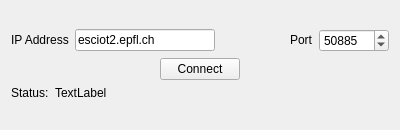
<?xml version="1.0" encoding="UTF-8"?>
<ui version="4.0">
 <class>Form</class>
 <widget class="QWidget" name="Form">
  <property name="geometry">
   <rect>
    <x>0</x>
    <y>0</y>
    <width>400</width>
    <height>130</height>
   </rect>
  </property>
  <property name="sizePolicy">
   <sizepolicy hsizetype="Fixed" vsizetype="Fixed">
    <horstretch>0</horstretch>
    <verstretch>0</verstretch>
   </sizepolicy>
  </property>
  <property name="minimumSize">
   <size>
    <width>400</width>
    <height>130</height>
   </size>
  </property>
  <property name="maximumSize">
   <size>
    <width>400</width>
    <height>130</height>
   </size>
  </property>
  <property name="windowTitle">
   <string>Form</string>
  </property>
  <layout class="QVBoxLayout" name="verticalLayout_2">
   <item>
    <layout class="QVBoxLayout" name="verticalLayout">
     <property name="sizeConstraint">
      <enum>QLayout::SetMinimumSize</enum>
     </property>
     <item>
      <layout class="QHBoxLayout" name="horizontalLayout">
       <property name="sizeConstraint">
        <enum>QLayout::SetFixedSize</enum>
       </property>
       <item>
        <widget class="QLabel" name="label">
         <property name="sizePolicy">
          <sizepolicy hsizetype="Preferred" vsizetype="Fixed">
           <horstretch>0</horstretch>
           <verstretch>0</verstretch>
          </sizepolicy>
         </property>
         <property name="text">
          <string>IP Address</string>
         </property>
        </widget>
       </item>
       <item>
        <widget class="QLineEdit" name="lineEdit_ipAddress">
         <property name="sizePolicy">
          <sizepolicy hsizetype="Fixed" vsizetype="Fixed">
           <horstretch>0</horstretch>
           <verstretch>0</verstretch>
          </sizepolicy>
         </property>
         <property name="minimumSize">
          <size>
           <width>140</width>
           <height>0</height>
          </size>
         </property>
         <property name="text">
          <string>esciot2.epfl.ch</string>
         </property>
        </widget>
       </item>
       <item>
        <spacer name="horizontalSpacer">
         <property name="orientation">
          <enum>Qt::Horizontal</enum>
         </property>
         <property name="sizeHint" stdset="0">
          <size>
           <width>40</width>
           <height>20</height>
          </size>
         </property>
        </spacer>
       </item>
       <item>
        <widget class="QLabel" name="label_3">
         <property name="sizePolicy">
          <sizepolicy hsizetype="Minimum" vsizetype="Fixed">
           <horstretch>0</horstretch>
           <verstretch>0</verstretch>
          </sizepolicy>
         </property>
         <property name="text">
          <string>Port</string>
         </property>
        </widget>
       </item>
       <item>
        <widget class="QSpinBox" name="spinBox_port">
         <property name="sizePolicy">
          <sizepolicy hsizetype="Fixed" vsizetype="Fixed">
           <horstretch>0</horstretch>
           <verstretch>0</verstretch>
          </sizepolicy>
         </property>
         <property name="minimumSize">
          <size>
           <width>70</width>
           <height>0</height>
          </size>
         </property>
         <property name="minimum">
          <number>1</number>
         </property>
         <property name="maximum">
          <number>65536</number>
         </property>
         <property name="value">
          <number>50885</number>
         </property>
        </widget>
       </item>
      </layout>
     </item>
     <item alignment="Qt::AlignHCenter">
      <widget class="QPushButton" name="pushButton_Connect">
       <property name="text">
        <string>Connect</string>
       </property>
      </widget>
     </item>
     <item>
      <layout class="QHBoxLayout" name="horizontalLayout_2">
       <property name="sizeConstraint">
        <enum>QLayout::SetFixedSize</enum>
       </property>
       <property name="topMargin">
        <number>0</number>
       </property>
       <item>
        <widget class="QLabel" name="label_2">
         <property name="sizePolicy">
          <sizepolicy hsizetype="Minimum" vsizetype="Fixed">
           <horstretch>0</horstretch>
           <verstretch>0</verstretch>
          </sizepolicy>
         </property>
         <property name="text">
          <string>Status:</string>
         </property>
        </widget>
       </item>
       <item>
        <widget class="QLabel" name="label_Status">
         <property name="sizePolicy">
          <sizepolicy hsizetype="Expanding" vsizetype="Fixed">
           <horstretch>0</horstretch>
           <verstretch>0</verstretch>
          </sizepolicy>
         </property>
         <property name="text">
          <string>TextLabel</string>
         </property>
        </widget>
       </item>
      </layout>
     </item>
    </layout>
   </item>
  </layout>
 </widget>
 <resources/>
 <connections/>
</ui>
